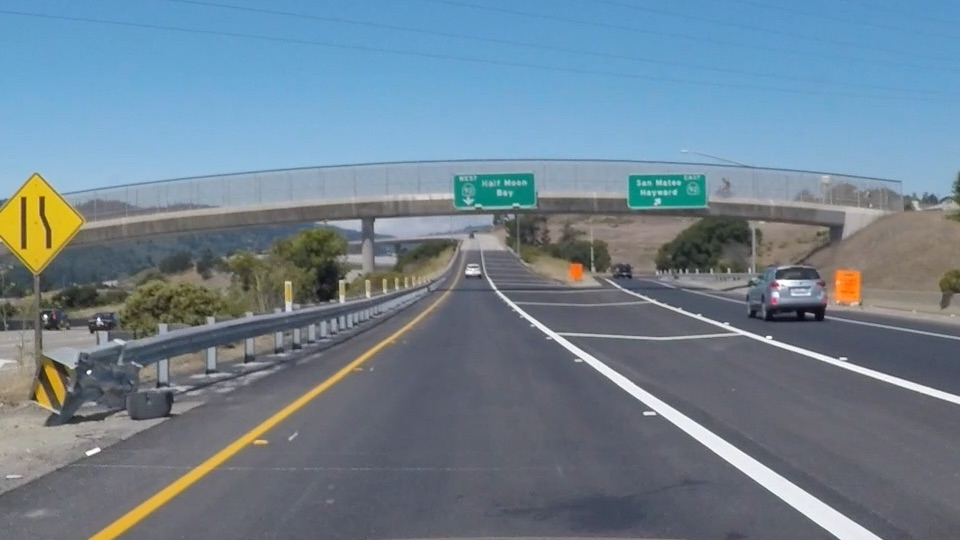
#> input picture images/highway.jpg, 960 x 540 px
$ jupyter execute hls_trans.ipynb
#> lines starting #> are read from the running program, lines starting #| are printed output that depends on the picture; after the words box and inside, x2 and y2 are one past the last pixel; in counts of white or black regions, pixels touching at a corner belong together
## HLS Color Thresholding

[cell 1]
import matplotlib.pyplot as plt
import matplotlib.image as mpimg
import numpy as np
import cv2

image = mpimg.imread('../images/highway.jpg')
#> image is the input picture: shape (540, 960, 3); mean R, G, B 111.3, 130.2, 144.4

# Define a function that thresholds the S-channel of HLS
# Use exclusive lower bound (>) and inclusive upper (<=)
def hls_select(img, thresh=(0, 255)):
#> called with thresh = (40, 200)
    hls  = cv2.cvtColor(img, cv2.COLOR_RGB2HLS)
#> hls: shape (540, 960, 3); mean of channels 0, 1, 2 94.5, 128.1, 60.9
    s_channel = hls[:,:,2]
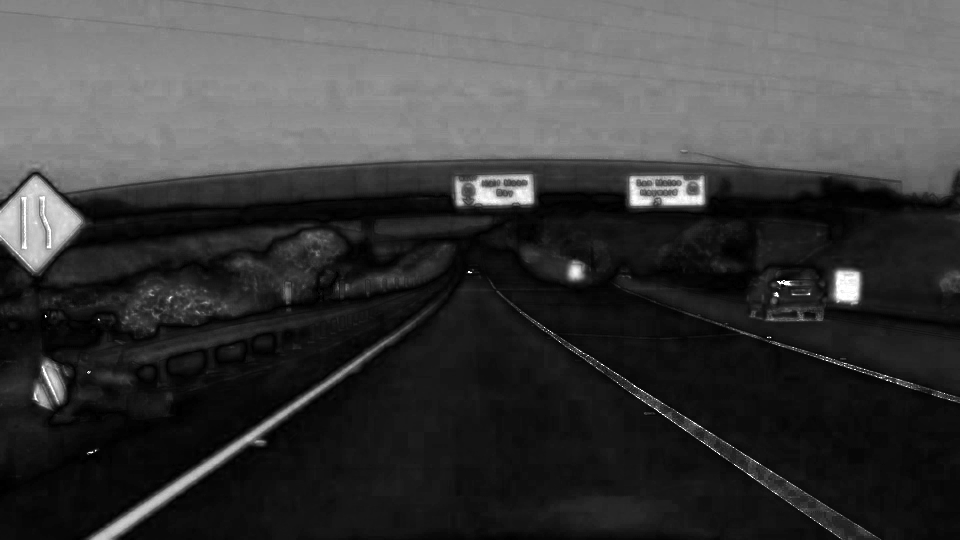
#> s_channel: shape (540, 960); min 0, max 255, mean 60.9

    # Apply a threshold to the S channel
    binary_output = np.zeros_like(s_channel)
    binary_output[ (s_channel > thresh[0]) & (s_channel < thresh[1])] = 1

    # Return a binary image of threshold result
    return binary_output

# Optional TODO - tune the threshold to try to match the above image!
hls_binary = hls_select(image, thresh=(40, 200))
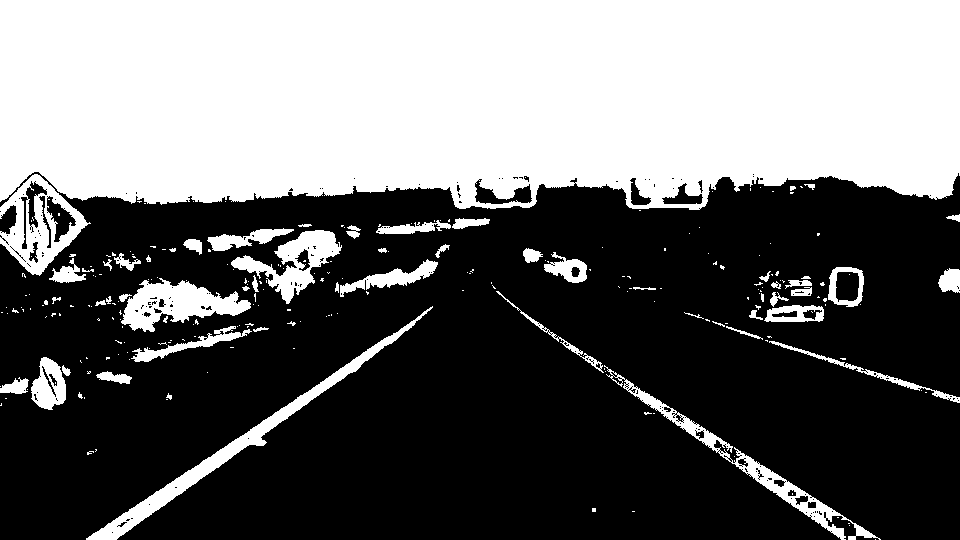
#> hls_binary: shape (540, 960); values 0 (black) and 1 (white), 41.6% white; 251 white regions (193 under 20 px), largest, box (x1, y1, x2, y2) and area: (0, 0, 960, 210) 184858, (86, 306, 433, 540) 4711, (0, 174, 91, 276) 3699

# Plot the result
f, (ax1, ax2) = plt.subplots(1, 2, figsize=(24, 9))
f.tight_layout()
ax1.imshow(image)
ax1.set_title('Original Image', fontsize=50)
ax2.imshow(hls_binary, cmap='gray')
ax2.set_title('Thresholded S', fontsize=50)
plt.subplots_adjust(left=0., right=1, top=0.9, bottom=0.)
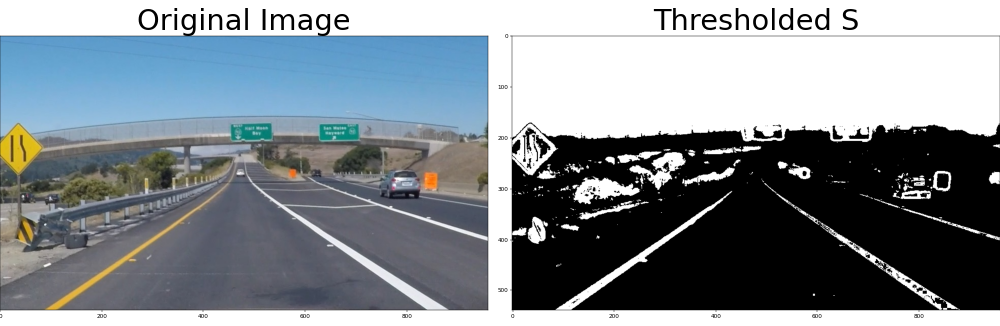
#> figure drawn by matplotlib, 2 panels

$ run again, with images/calib.png saved as images/highway.jpg
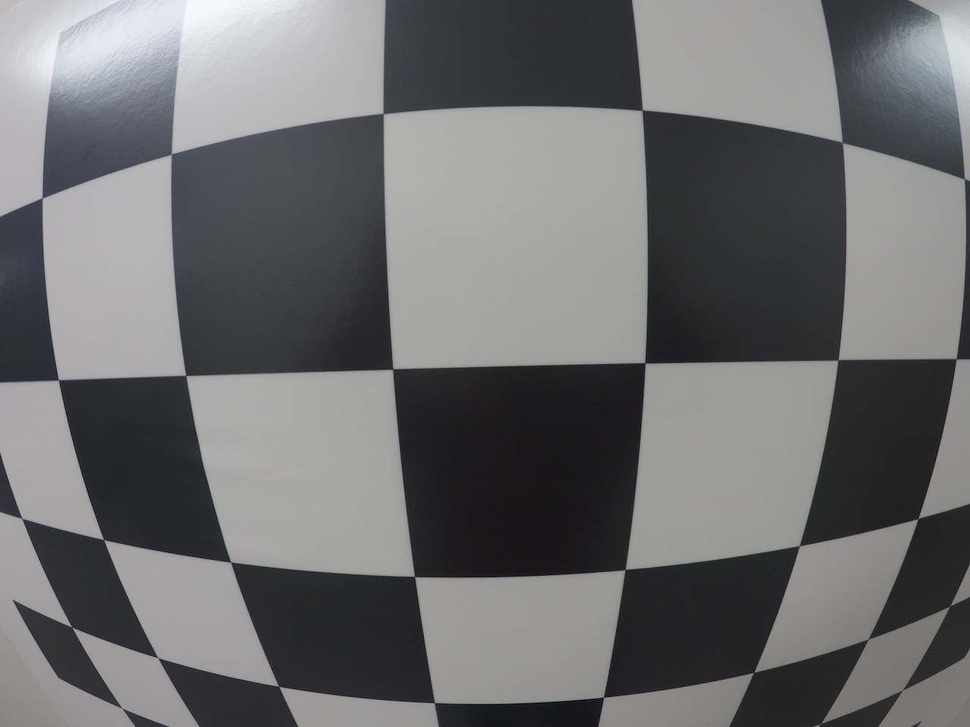
#> input picture images/calib.png, 970 x 727 px, shrunk from 1280 x 960 before the run
#> image is the input picture: shape (727, 970, 3); mean R, G, B 109.3, 109.7, 110.9
#> hls: shape (727, 970, 3); mean of channels 0, 1, 2 77.2, 110.2, 11.5
#> `hls_binary = hls_select(image, thresh=(40, 200))`:
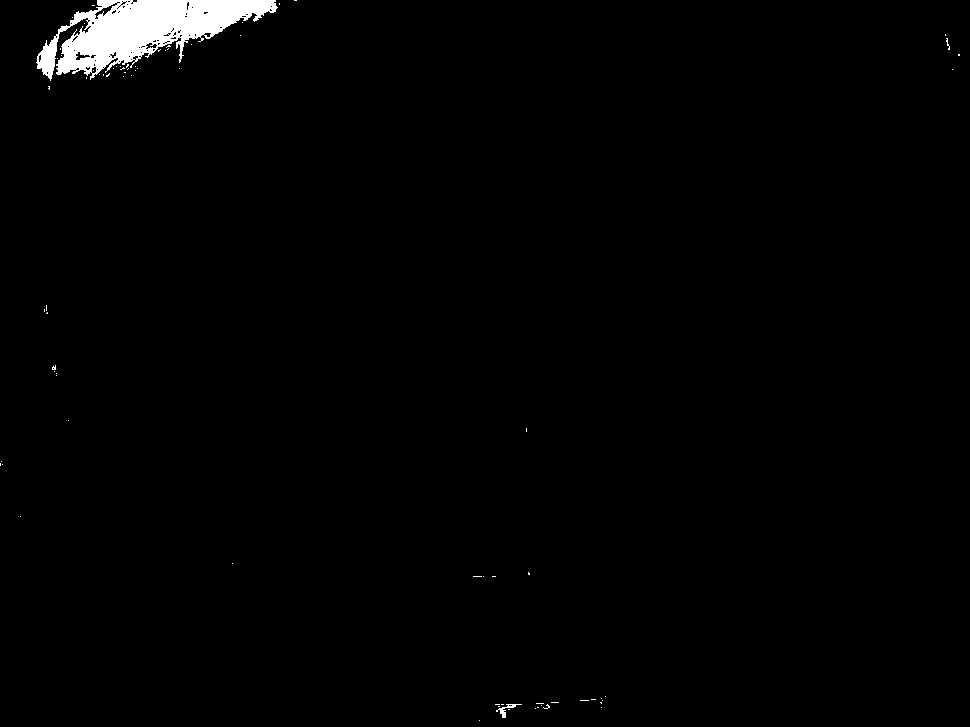
#> hls_binary: shape (727, 970); values 0 (black) and 1 (white), 1.4% white; 76 white regions (74 under 20 px), largest, box (x1, y1, x2, y2) and area: (36, 0, 278, 81) 9326, (496, 704, 522, 718) 95
#> `[cell 1] import matplotlib.pyplot as plt import matplotlib.image as mp..`:
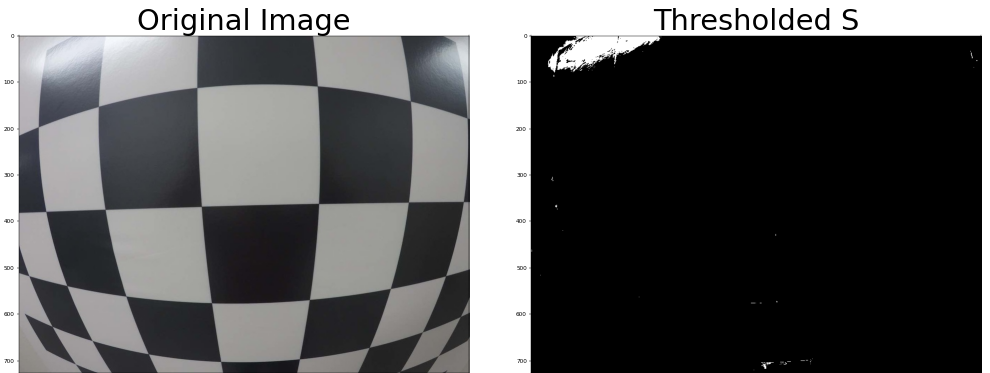
#> figure drawn by matplotlib, 2 panels

$ run again, with images/transform.png saved as images/highway.jpg
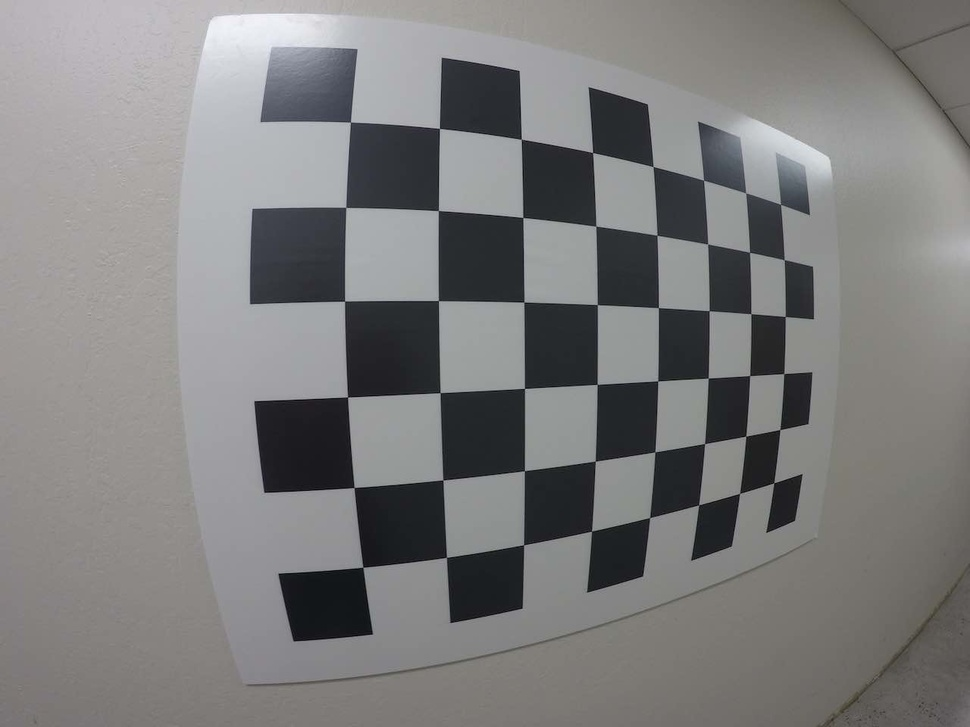
#> input picture images/transform.png, 970 x 727 px, shrunk from 1280 x 960 before the run
#> image is the input picture: shape (727, 970, 3); mean R, G, B 125.3, 125, 125
#> hls: shape (727, 970, 3); mean of channels 0, 1, 2 66.3, 125.3, 10.3
#> `hls_binary = hls_select(image, thresh=(40, 200))`:
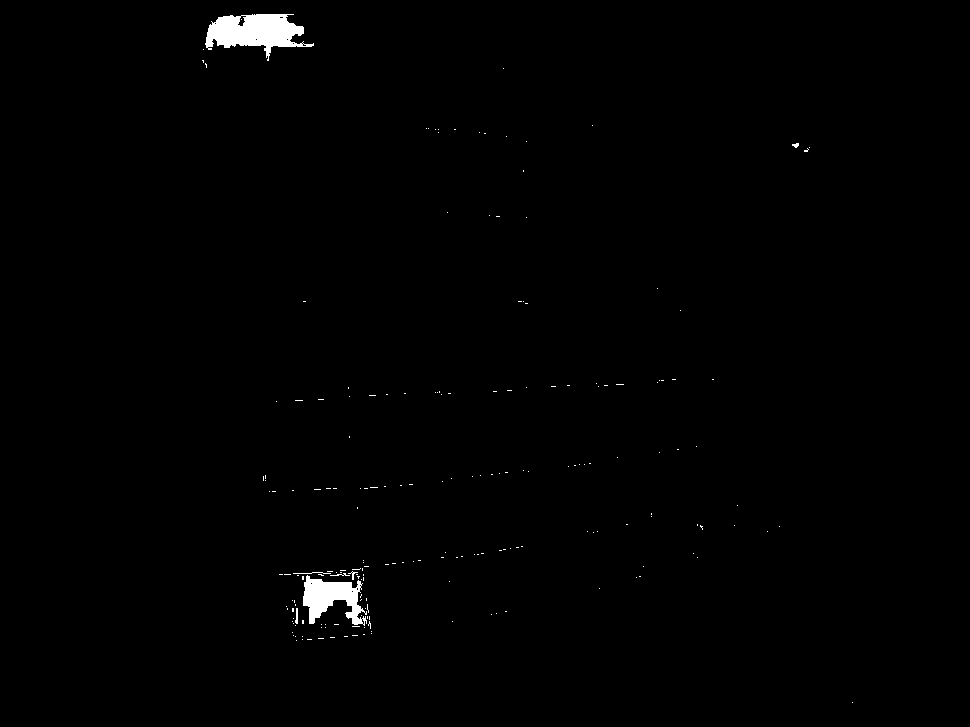
#> hls_binary: shape (727, 970); values 0 (black) and 1 (white), 0.72% white; 199 white regions (192 under 20 px), largest, box (x1, y1, x2, y2) and area: (205, 14, 314, 61) 2727, (303, 575, 367, 626) 1733, (293, 572, 331, 574) 38
#> `[cell 1] import matplotlib.pyplot as plt import matplotlib.image as mp..`:
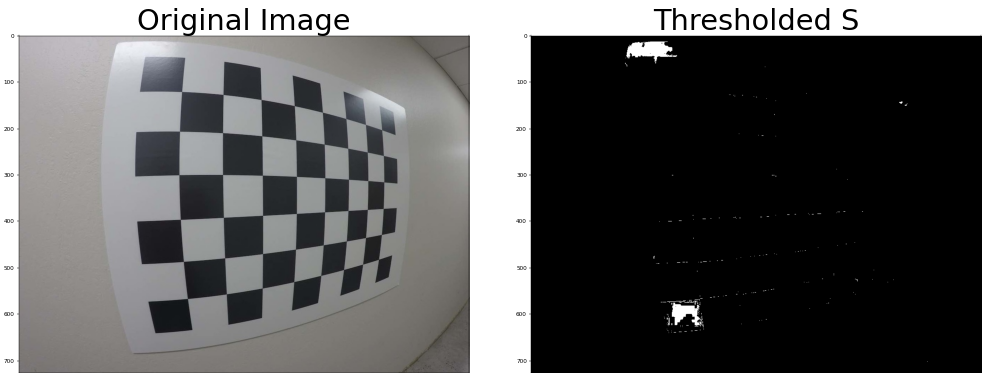
#> figure drawn by matplotlib, 2 panels
